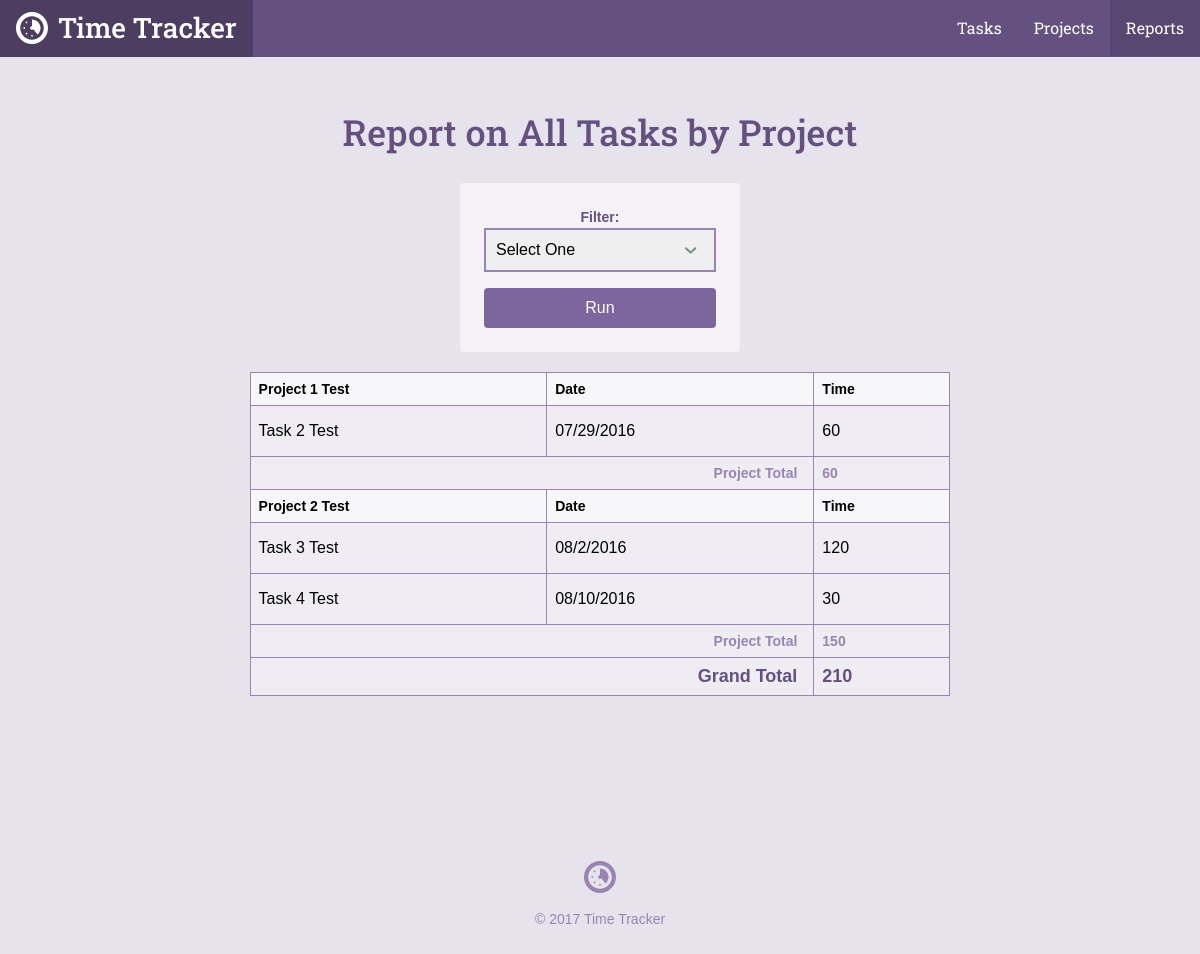
The app's page /reports.php with its own data.
### tables this page shows
CREATE TABLE `tasks` (
	`task_id`	INTEGER PRIMARY KEY AUTOINCREMENT,
	`project_id`	INTEGER,
	`title`	TEXT,
	`date`	INTEGER NOT NULL,
	`time`	TEXT NOT NULL
);

CREATE TABLE `projects` (
	`project_id`	INTEGER PRIMARY KEY AUTOINCREMENT,
	`title`	TEXT NOT NULL,
	`category`	TEXT NOT NULL
);

### inc/functions.php (called while the page is built, shortened)
<?php
function get_task_list($filter = null) {
    include 'connection.php';
    $sql = 'SELECT tasks.*, projects.title as project FROM tasks'
        . ' JOIN projects ON tasks.project_id = projects.project_id';
    $where = '';
    $orderBy = ' ORDER BY date DESC';
    if ($filter) {
        $orderBy = ' ORDER BY projects.title ASC, date DESC';
    }
    try {
        $results = $db->prepare($sql . $where . $orderBy);
        $results->execute();
    } catch (Exception $e) {
        echo "Error!: " . $e->getMessage() . "<br />";
        return array();
    }
    return $results->fetchAll(PDO::FETCH_ASSOC);
}

### reports.php (the view, shortened to what this page needs)
<?php
require 'inc/functions.php';
$page = "reports";
$filter = 'all';
include 'inc/header.php';
?>
<div class="col-container page-container">
    <div class="col col-70-md col-60-lg col-center">
        <div class="col-container">
            <h1 class='actions-header'>Report on <?php
            if (!is_array($filter)) {
                echo "All Tasks by Project";
            }
            ?></h1>
            <form class='form-container form-report' action='reports.php' method='get'>
                <label for='filter'>Filter:</label>
                <select id='filter' name='filter'>
                    <option value=''>Select One</option>
                </select>
                <input class="button" type="submit" value="Run" />
            </form>
        </div>
        <div class="section page">
            <div class="wrapper">
                <table>
                    <?php
                    $total = $project_id = $project_total = 0;
                    $tasks = get_task_list($filter);
                    foreach ($tasks as $item) {
                        if ($project_id != $item['project_id']) {
                            $project_id = $item['project_id'];
                            echo "<thead>\n";
                            echo "<tr>\n";
                            echo "<th>" . $item['project'] . "</th>\n";
                            echo "<th>Date</th>\n";
                            echo "<th>Time</th>\n";
                            echo "</tr>\n";
                            echo "</thead>\n";
                        }
                        $project_total += $item['time'];
                        $total += $item['time'];
                        echo "<tr>\n";
                        echo "<td>". $item['title'] . "</td>\n";
                        echo "<td>". $item['date'] . "</td>\n";
                        echo "<td>". $item['time'] . "</td>\n";
                        echo "</tr>\n";
                        if (next($tasks)['project_id'] != $item['project_id']) {
                            echo "<tr>\n";
                            echo "<th class='project-total-label' colspan='2'>Project Total</th>\n";
                            echo "<th class='project-total-number'>$project_total</th>\n";
                            echo "</tr>\n";
                            $project_total = 0;
                        }
                    }
                    ?>
                    <tr>
                        <th class='grand-total-label' colspan='2'>Grand Total</th>
                        <th class='grand-total-number'><?php echo $total; ?></th>
                    </tr>
                </table>
            </div>
        </div>
    </div>
</div>
<?php include "inc/footer.php"; ?>

### inc/header.php (shortened to what this page needs)
<html>
<head>
	<link rel="stylesheet" href="css/style.css" type="text/css">
</head>
<body>
	<header class="header">
    <div class="col-container">
  		<h1>
        <a class="logo" href="./">
          <svg viewbox="0 0 64 64" class="logo-icon"><use xlink:href="#logo_icon"></use></svg>
          <span class="logo-name">Time Tracker</span>
        </a>
      </h1>
  		<ul class="nav">
        <li class="nav-item tasks<?php if ($page == "tasks") { echo " on"; } ?>"><a class="nav-link" href="task_list.php">Tasks</a></li>
        <li class="nav-item projects<?php if ($page == "projects") { echo " on"; } ?>"><a class="nav-link" href="project_list.php">Projects</a></li>
        <li class="nav-item reports<?php if ($page == "reports") { echo " on"; } ?>"><a class="nav-link" href="reports.php">Reports</a></li>
      </ul>
    </div>
  </header>
	<div id="content">

### inc/footer.php
</div>
	<footer class="footer">
    <div class="col-container">
      <svg viewbox="0 0 64 64" class="logo-icon"><use xlink:href="#logo_icon"></use></svg>
  		<p class="footer-copy">&copy; <?php echo date("Y"); ?> Time Tracker</p>
    </div>
	</footer>
</body>
</html>

### records on screen
tasks: project.title "Project 1 Test", title "Task 2 Test", date "07/29/2016", time "60", project_total "60"
tasks: project.title "Project 2 Test", title "Task 3 Test", date "08/2/2016", time "120"
tasks: title "Task 4 Test", date "08/10/2016", time "30", project_total "150"

### other values on screen
$total "210"
